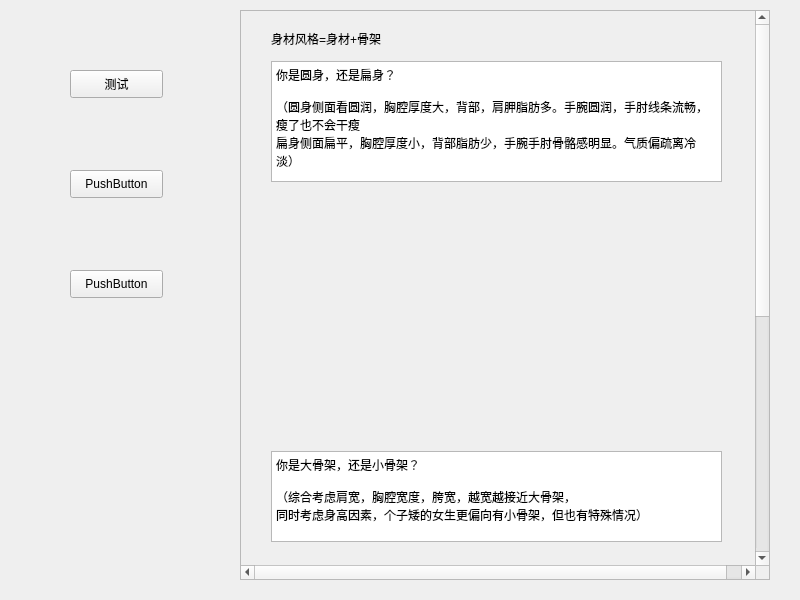
<?xml version="1.0" encoding="UTF-8"?>
<ui version="4.0">
 <class>coldbone</class>
 <widget class="QWidget" name="coldbone">
  <property name="geometry">
   <rect>
    <x>0</x>
    <y>0</y>
    <width>800</width>
    <height>600</height>
   </rect>
  </property>
  <property name="windowTitle">
   <string>Form</string>
  </property>
  <widget class="QPushButton" name="pushButton">
   <property name="geometry">
    <rect>
     <x>70</x>
     <y>70</y>
     <width>93</width>
     <height>28</height>
    </rect>
   </property>
   <property name="text">
    <string>测试</string>
   </property>
  </widget>
  <widget class="QPushButton" name="pushButton_2">
   <property name="geometry">
    <rect>
     <x>70</x>
     <y>170</y>
     <width>93</width>
     <height>28</height>
    </rect>
   </property>
   <property name="text">
    <string>PushButton</string>
   </property>
  </widget>
  <widget class="QPushButton" name="pushButton_3">
   <property name="geometry">
    <rect>
     <x>70</x>
     <y>270</y>
     <width>93</width>
     <height>28</height>
    </rect>
   </property>
   <property name="text">
    <string>PushButton</string>
   </property>
  </widget>
  <widget class="QScrollArea" name="scrollArea">
   <property name="geometry">
    <rect>
     <x>240</x>
     <y>10</y>
     <width>530</width>
     <height>570</height>
    </rect>
   </property>
   <property name="minimumSize">
    <size>
     <width>20</width>
     <height>20</height>
    </size>
   </property>
   <property name="verticalScrollBarPolicy">
    <enum>Qt::ScrollBarAlwaysOn</enum>
   </property>
   <property name="horizontalScrollBarPolicy">
    <enum>Qt::ScrollBarAlwaysOn</enum>
   </property>
   <property name="widgetResizable">
    <bool>false</bool>
   </property>
   <widget class="QWidget" name="scrollAreaWidgetContents">
    <property name="geometry">
     <rect>
      <x>0</x>
      <y>0</y>
      <width>530</width>
      <height>1000</height>
     </rect>
    </property>
    <property name="minimumSize">
     <size>
      <width>500</width>
      <height>1000</height>
     </size>
    </property>
    <widget class="QLabel" name="label">
     <property name="geometry">
      <rect>
       <x>30</x>
       <y>20</y>
       <width>161</width>
       <height>16</height>
      </rect>
     </property>
     <property name="text">
      <string>身材风格=身材+骨架</string>
     </property>
    </widget>
    <widget class="QLabel" name="label_2">
     <property name="geometry">
      <rect>
       <x>30</x>
       <y>180</y>
       <width>211</width>
       <height>241</height>
      </rect>
     </property>
     <property name="text">
      <string/>
     </property>
    </widget>
    <widget class="QLabel" name="label_3">
     <property name="geometry">
      <rect>
       <x>260</x>
       <y>180</y>
       <width>211</width>
       <height>241</height>
      </rect>
     </property>
     <property name="text">
      <string/>
     </property>
    </widget>
    <widget class="QLabel" name="label_4">
     <property name="geometry">
      <rect>
       <x>30</x>
       <y>540</y>
       <width>211</width>
       <height>261</height>
      </rect>
     </property>
     <property name="text">
      <string/>
     </property>
    </widget>
    <widget class="QLabel" name="label_5">
     <property name="geometry">
      <rect>
       <x>250</x>
       <y>540</y>
       <width>231</width>
       <height>251</height>
      </rect>
     </property>
     <property name="text">
      <string/>
     </property>
    </widget>
    <widget class="QLabel" name="label_6">
     <property name="geometry">
      <rect>
       <x>30</x>
       <y>820</y>
       <width>391</width>
       <height>16</height>
      </rect>
     </property>
     <property name="text">
      <string>综合考虑你的身材类型与骨骼类型，选择你的身材风格是？</string>
     </property>
    </widget>
    <widget class="QRadioButton" name="radioButton">
     <property name="geometry">
      <rect>
       <x>30</x>
       <y>850</y>
       <width>115</width>
       <height>19</height>
      </rect>
     </property>
     <property name="text">
      <string>大骨架圆身材</string>
     </property>
    </widget>
    <widget class="QRadioButton" name="radioButton_2">
     <property name="geometry">
      <rect>
       <x>30</x>
       <y>880</y>
       <width>115</width>
       <height>19</height>
      </rect>
     </property>
     <property name="text">
      <string>大骨架扁身材</string>
     </property>
    </widget>
    <widget class="QRadioButton" name="radioButton_3">
     <property name="geometry">
      <rect>
       <x>250</x>
       <y>850</y>
       <width>181</width>
       <height>19</height>
      </rect>
     </property>
     <property name="text">
      <string>小/中等骨架圆身材</string>
     </property>
    </widget>
    <widget class="QRadioButton" name="radioButton_4">
     <property name="geometry">
      <rect>
       <x>250</x>
       <y>880</y>
       <width>161</width>
       <height>19</height>
      </rect>
     </property>
     <property name="text">
      <string>小/中等骨架扁身材</string>
     </property>
    </widget>
    <widget class="QTextBrowser" name="textBrowser_3">
     <property name="geometry">
      <rect>
       <x>30</x>
       <y>50</y>
       <width>451</width>
       <height>121</height>
      </rect>
     </property>
     <property name="html">
      <string>&lt;!DOCTYPE HTML PUBLIC &quot;-//W3C//DTD HTML 4.0//EN&quot; &quot;http://www.w3.org/TR/REC-html40/strict.dtd&quot;&gt;
&lt;html&gt;&lt;head&gt;&lt;meta name=&quot;qrichtext&quot; content=&quot;1&quot; /&gt;&lt;style type=&quot;text/css&quot;&gt;
p, li { white-space: pre-wrap; }
&lt;/style&gt;&lt;/head&gt;&lt;body style=&quot; font-family:'SimSun'; font-size:9pt; font-weight:400; font-style:normal;&quot;&gt;
&lt;p style=&quot; margin-top:0px; margin-bottom:0px; margin-left:0px; margin-right:0px; -qt-block-indent:0; text-indent:0px;&quot;&gt;你是圆身，还是扁身？&lt;/p&gt;
&lt;p style=&quot;-qt-paragraph-type:empty; margin-top:0px; margin-bottom:0px; margin-left:0px; margin-right:0px; -qt-block-indent:0; text-indent:0px;&quot;&gt;&lt;br /&gt;&lt;/p&gt;
&lt;p style=&quot; margin-top:0px; margin-bottom:0px; margin-left:0px; margin-right:0px; -qt-block-indent:0; text-indent:0px;&quot;&gt;（圆身侧面看圆润，胸腔厚度大，背部，肩胛脂肪多。手腕圆润，手肘线条流畅，瘦了也不会干瘦&lt;/p&gt;
&lt;p style=&quot; margin-top:0px; margin-bottom:0px; margin-left:0px; margin-right:0px; -qt-block-indent:0; text-indent:0px;&quot;&gt;扁身侧面扁平，胸腔厚度小，背部脂肪少，手腕手肘骨骼感明显。气质偏疏离冷淡）&lt;/p&gt;&lt;/body&gt;&lt;/html&gt;</string>
     </property>
    </widget>
    <widget class="QTextBrowser" name="textBrowser_2">
     <property name="geometry">
      <rect>
       <x>30</x>
       <y>440</y>
       <width>451</width>
       <height>91</height>
      </rect>
     </property>
     <property name="html">
      <string>&lt;!DOCTYPE HTML PUBLIC &quot;-//W3C//DTD HTML 4.0//EN&quot; &quot;http://www.w3.org/TR/REC-html40/strict.dtd&quot;&gt;
&lt;html&gt;&lt;head&gt;&lt;meta name=&quot;qrichtext&quot; content=&quot;1&quot; /&gt;&lt;style type=&quot;text/css&quot;&gt;
p, li { white-space: pre-wrap; }
&lt;/style&gt;&lt;/head&gt;&lt;body style=&quot; font-family:'SimSun'; font-size:9pt; font-weight:400; font-style:normal;&quot;&gt;
&lt;p style=&quot; margin-top:0px; margin-bottom:0px; margin-left:0px; margin-right:0px; -qt-block-indent:0; text-indent:0px;&quot;&gt;你是大骨架，还是小骨架？&lt;/p&gt;
&lt;p style=&quot;-qt-paragraph-type:empty; margin-top:0px; margin-bottom:0px; margin-left:0px; margin-right:0px; -qt-block-indent:0; text-indent:0px;&quot;&gt;&lt;br /&gt;&lt;/p&gt;
&lt;p style=&quot; margin-top:0px; margin-bottom:0px; margin-left:0px; margin-right:0px; -qt-block-indent:0; text-indent:0px;&quot;&gt;（综合考虑肩宽，胸腔宽度，胯宽，越宽越接近大骨架，&lt;/p&gt;
&lt;p style=&quot; margin-top:0px; margin-bottom:0px; margin-left:0px; margin-right:0px; -qt-block-indent:0; text-indent:0px;&quot;&gt;同时考虑身高因素，个子矮的女生更偏向有小骨架，但也有特殊情况）&lt;/p&gt;&lt;/body&gt;&lt;/html&gt;</string>
     </property>
    </widget>
   </widget>
  </widget>
 </widget>
 <resources/>
 <connections/>
</ui>
